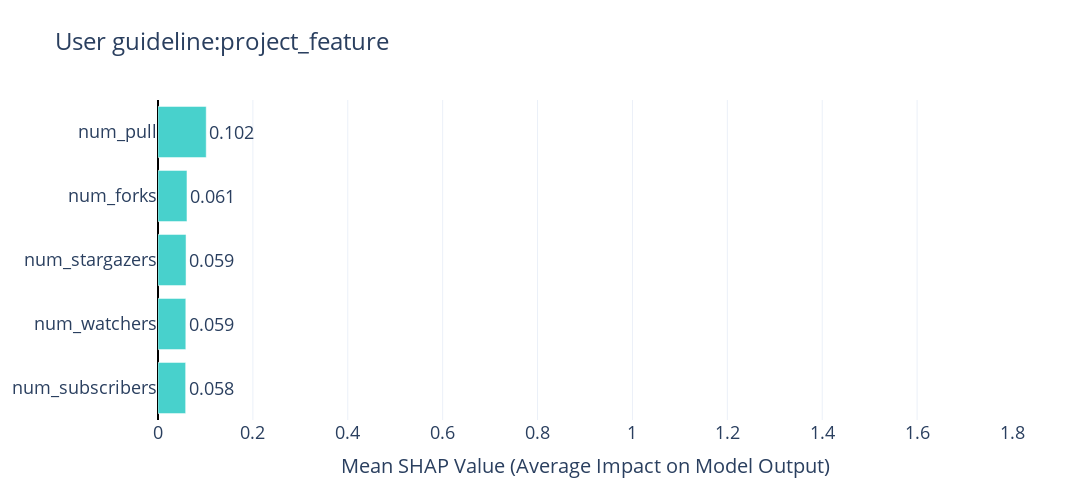
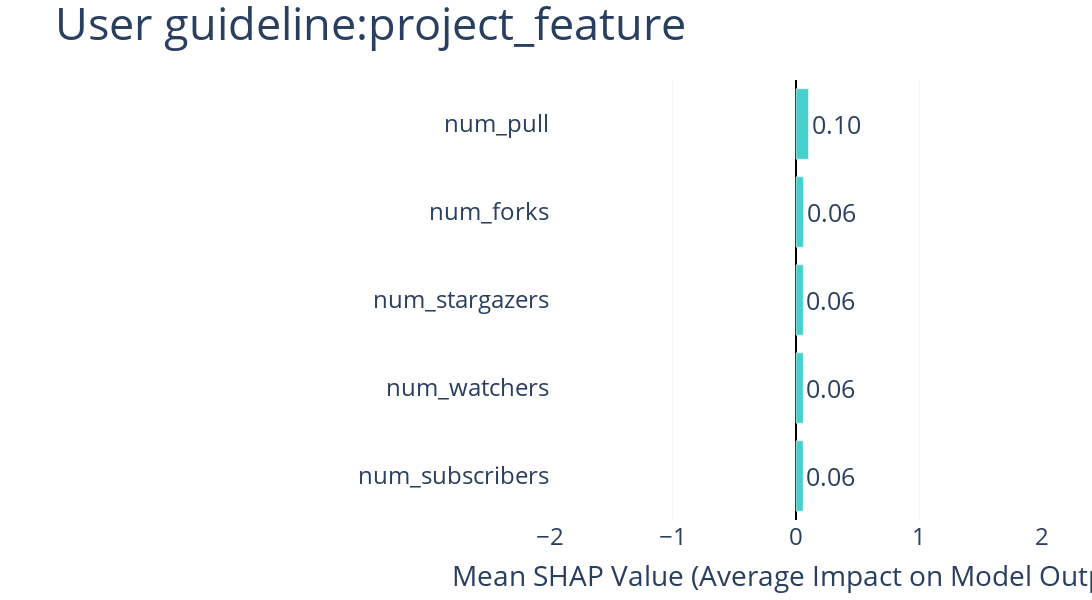

Source (notebook cell) for these figures, in order:
### Markdown cell above
TreeExplainer (Optimized for Trees)

### Code cell
if model_type == "tree":
    #### Tree explainer ####
    explainer = shap.TreeExplainer(model)
    shap_values_tree = explainer.shap_values(X_test)

    print("Data in SHAP values:")
    print(shap_values_tree) # print data for check

    print("-"*40)
    ##############################################################################################

    #### TMean and Absolute ####
    shap_df = pd.DataFrame(shap_values_tree[:, :, 1], columns=X_test.columns)

    # Compute and print raw mean SHAP values
    abs_mean_shap_raw = shap_df.abs().mean(0).sort_values(ascending=False)
    print("Absolute Mean SHAP raw:")
    print(abs_mean_shap_raw)
    # Compute and print raw mean SHAP values
    mean_shap_raw = shap_df.mean(0).sort_values(ascending=False)
    print("Mean SHAP raw:")
    print(mean_shap_raw)

    print("-"*40)
    ##############################################################################################

    #### Plot by SHAP ####
    custom_cmap = mcolors.LinearSegmentedColormap.from_list("pink_skyblue", ["mediumturquoise", "crimson"])#cmap
    shap.summary_plot(shap_values_tree[:, :, 1], X_test, cmap=custom_cmap) # Create the SHAP summary plot
    # shap.summary_plot(shap_values_tree[:, :, 1], X_test, plot_type="bar", show=True)
    ##############################################################################################

    #### get data to plot by me ####
    feature_names = X_test.columns.tolist() # Get feature names from X_test

    num_samples, num_features, num_classes = shap_values_tree.shape  # Convert SHAP values to a 2D format
    reshaped_values = shap_values_tree.reshape(num_samples, num_features * num_classes)

    columns = [f"{feature_names[i]}_Class_{j}" for i in range(num_features) for j in range(num_classes)] # Create dynamic column names using real feature names

    df = pd.DataFrame(reshaped_values, columns=columns)# Convert to DataFrame

    # print(df.head()) # Display first few rows

    # Select only columns corresponding to Class 1
    class_1_columns = [col for col in columns if "_Class_1" in col]  # Filter Class 1 columns
    df_class_1 = df[class_1_columns]  # Select only Class 1 SHAP values

    df_class_1.columns = [col.replace("_Class_1", "") for col in df_class_1.columns] # Rename columns to remove "_Class_1" suffix for clarity

    # Display first few rows
    print(df_class_1.head())
    print("-"*40)
    ##############################################################################################

    #### Plot by Me in bar ####
    # Compute absolute mean SHAP values for correct sorting
    df_mean = df_class_1.abs().mean(numeric_only=True).reset_index()  # Use absolute values for sorting
    df_mean.columns = ['Feature', 'Mean |SHAP Value|']
    df_mean = df_mean.sort_values(by="Mean |SHAP Value|", ascending=True)  # Sort by absolute impact

    # Compute actual mean SHAP values for correct bar coloring
    df_signed_mean = df_class_1.mean(numeric_only=True).reset_index()
    df_signed_mean.columns = ['Feature', 'Mean SHAP Value']

    # Merge both to get proper ordering and sign information
    df_final = df_mean.merge(df_signed_mean, on="Feature")

    # Assign colors: red for positive, blue for negative values
    df_final["Color"] = df_final["Mean SHAP Value"].apply(lambda x: "mediumturquoise" if x >= 0 else "crimson")

    # Creating the horizontal bar plot with correct order
    fig = go.Figure()

    fig.add_trace(go.Bar(
        x=df_final["Mean |SHAP Value|"],
        y=df_final["Feature"],
        orientation='h',
        marker=dict(color=df_final["Color"]),
        text=[f"{v:.3f}" for v in df_final["Mean |SHAP Value|"]],  # Annotate absolute SHAP values
        textposition="outside"
    ))

    # Updating layout to match SHAP importance plot style
    fig.update_layout(

        title=f"{cate}:{feature}",
        title_font_size=24,
        xaxis_title="Mean SHAP Value (Average Impact on Model Output)",
        xaxis_title_font_size=20, 
        # yaxis_title="Features",
        # yaxis_title_font_size=21,
        template="plotly_white",
        font=dict(size=18),  # Increase overall font size
        xaxis=dict(
            range=model_range,
            tickfont=dict(size=18),  # Increase x-axis tick label font size
            zeroline=True,  # Keep central reference line
            zerolinecolor="black",
            zerolinewidth=2,
        ),
        yaxis=dict(
            tickfont=dict(size=18)  # Increase y-axis tick label font size
        ),
        showlegend=False,  # No legend needed
        width=1200,  # Set figure width
        height=500,  # Set figure height
    )

    # Show the plot
    fig.show()
    # # Ensure the "shap" directory exists before saving
    # directory = "shap"
    # os.makedirs(directory, exist_ok=True)  # Create folder if it doesn't exist

    # # Define save path
    # save_path = f"{directory}/{cate}_{feature}_bar_left_plot.png"

    # # Save the figure as an image
    # fig.write_image(save_path)
    # print(f"Figure saved successfully at: {save_path}")
    ##############################################################################################
        
    #### Plot ####
    # Compute absolute mean SHAP values for correct sorting
    df_mean = df_class_1.abs().mean().reset_index()
    df_mean.columns = ['Feature', 'Mean |SHAP Value|']
    df_mean = df_mean.sort_values(by="Mean |SHAP Value|", ascending=True)

    # Compute actual mean SHAP values for correct bar coloring
    df_signed_mean = df_class_1.mean(numeric_only=True).reset_index()
    df_signed_mean.columns = ['Feature', 'Mean SHAP Value']
    
    # Merge both to get proper ordering and sign information
    df_final = df_mean.merge(df_signed_mean, on="Feature")

    # Assign colors: red for positive, blue for negative values
    df_final["Color"] = df_final["Mean SHAP Value"].apply(lambda x: "mediumturquoise" if x >= 0 else "crimson")

    # Adjust x values: move positive SHAP values to the negative x-axis
    df_final["Adjusted SHAP Value"] = df_final.apply(
        lambda row: -row["Mean |SHAP Value|"] if row["Mean SHAP Value"] <= 0 else row["Mean |SHAP Value|"], axis=1
    )

    # Display the data
    print(df_final)

    # Determine max range for better spacing
    max_x = max(df_final["Mean |SHAP Value|"]) * 1.2  # Extend the range by 20% for better spacing

    # Creating the horizontal bar plot with correct order
    fig = go.Figure()
    fig.add_trace(go.Bar(
        x=df_final["Adjusted SHAP Value"],
        y=df_final["Feature"],
        orientation='h',
        marker=dict(color=df_final["Color"]),
        text=[f"{v:.2f}" for v in df_final["Mean |SHAP Value|"]],  # Annotate absolute SHAP values
        textposition="outside",  # Move text outside to avoid overlap
        textfont=dict(size=25),  # Increase font size for visibility
    ))

    # Updating layout to match SHAP importance plot style
    fig.update_layout(
        title=f"{cate}:{feature}",
        title_font_size=45,
        xaxis_title="Mean SHAP Value (Average Impact on Model Output)",
        xaxis_title_font_size=28,
        # yaxis_title="Features",
        # yaxis_title_font_size=28,
        template="plotly_white",
        font=dict(size=25),
        xaxis=dict(
            range=model_range1,  # Extend range to avoid label cutting
            tickfont=dict(size=24),
            zeroline=True,  # Keep central reference line
            zerolinecolor="black",
            zerolinewidth=2,
            automargin=False,
        ),
        yaxis=dict(
            tickfont=dict(size=24),
            automargin=True,  # Automatically adjust margins
        ),
        showlegend=False,
        width=1400,  # Increase width to fit labels better
        height=600,  # Increase height for better spacing
        margin=dict(l=550, r=50, t=80, b=80),  # Extend left margin for long feature names
    )

    # Show the plot
    fig.show()
    # Ensure the "shap" directory exists before saving
    directory = "shap"
    os.makedirs(directory, exist_ok=True)  # Create folder if it doesn't exist

    # Define save path
    save_path = f"{directory}/{cate}_{feature}_diverging_plot.png"

    # Save the figure as an image
    fig.write_image(save_path)
    print(f"Figure saved successfully at: {save_path}")

### Figure 1 — Plotly figure (JSON) as saved in the notebook; plotly's stock layout.template omitted (floating-point values rounded to 4 significant figures)
{"data": [{"marker": {"color": ["mediumturquoise", "mediumturquoise", "mediumturquoise", "mediumturquoise", "mediumturquoise"]}, "orientation": "h", "text": ["0.058", "0.059", "0.059", "0.061", "0.102"], "textposition": "outside", "type": "bar", "x": [0.05828, 0.05861, 0.0591, 0.06109, 0.1016], "y": ["num_subscribers", "num_watchers", "num_stargazers", "num_forks", "num_pull"]}], "layout": {"font": {"size": 18}, "height": 500, "showlegend": false, "title": {"font": {"size": 24}, "text": "User guideline:project_feature"}, "width": 1200, "xaxis": {"range": [0, 1.8], "tickfont": {"size": 18}, "title": {"font": {"size": 20}, "text": "Mean SHAP Value (Average Impact on Model Output)"}, "zeroline": true, "zerolinecolor": "black", "zerolinewidth": 2}, "yaxis": {"tickfont": {"size": 18}}}}

### Figure 2 — Plotly figure (JSON) as saved in the notebook; plotly's stock layout.template omitted (floating-point values rounded to 4 significant figures)
{"data": [{"marker": {"color": ["mediumturquoise", "mediumturquoise", "mediumturquoise", "mediumturquoise", "mediumturquoise"]}, "orientation": "h", "text": ["0.06", "0.06", "0.06", "0.06", "0.10"], "textfont": {"size": 25}, "textposition": "outside", "type": "bar", "x": [0.05828, 0.05861, 0.0591, 0.06109, 0.1016], "y": ["num_subscribers", "num_watchers", "num_stargazers", "num_forks", "num_pull"]}], "layout": {"font": {"size": 25}, "height": 600, "margin": {"b": 80, "l": 550, "r": 50, "t": 80}, "showlegend": false, "title": {"font": {"size": 45}, "text": "User guideline:project_feature"}, "width": 1400, "xaxis": {"automargin": false, "range": [-2, 2], "tickfont": {"size": 24}, "title": {"font": {"size": 28}, "text": "Mean SHAP Value (Average Impact on Model Output)"}, "zeroline": true, "zerolinecolor": "black", "zerolinewidth": 2}, "yaxis": {"automargin": true, "tickfont": {"size": 24}}}}
